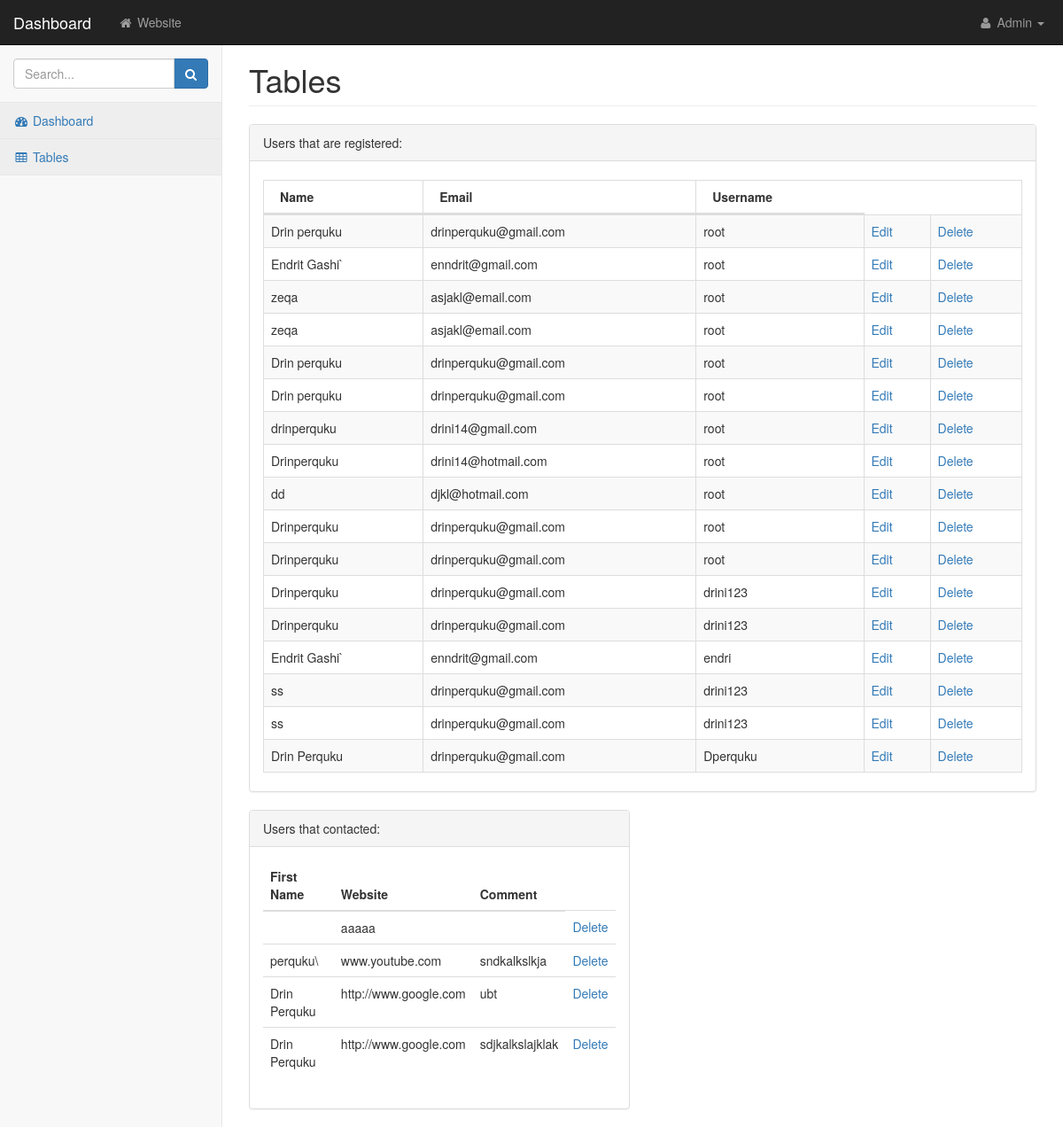
The page /pages/tables.php on the database its author committed.
### tables this page shows
CREATE TABLE `userat` (
  `id` int(11) NOT NULL,
  `Username` varchar(255) NOT NULL,
  `name` varchar(255) DEFAULT NULL,
  `email` varchar(255) DEFAULT NULL,
  `password` varchar(130) DEFAULT NULL
);

CREATE TABLE `contact` (
  `id` int(11) NOT NULL,
  `first_name` varchar(255) DEFAULT NULL,
  `last_name` varchar(255) NOT NULL,
  `email` varchar(255) DEFAULT NULL,
  `website` varchar(300) DEFAULT NULL,
  `hosting` varchar(30) DEFAULT NULL,
  `comment` varchar(400) DEFAULT NULL
);

### pages/tables.php (the view, shortened to what this page needs)
<?php
   require '../inc/connect.php';
   $query = $conn->query('SELECT * FROM userat');
      $users = $query->fetchAll();
$query = $conn->query('SELECT * FROM contact');
      $contact = $query->fetchAll();
   ?>
<!DOCTYPE html>
<html lang="en">
   <head>
      <link href="../css/bootstrap.min.css" rel="stylesheet">
      <link href="../css/metisMenu.min.css" rel="stylesheet">
      <link href="../css/dataTables/dataTables.bootstrap.css" rel="stylesheet">
      <link href="../css/dataTables/dataTables.responsive.css" rel="stylesheet">
      <link href="../css/startmin.css" rel="stylesheet">
      <link href="../css/font-awesome.min.css" rel="stylesheet" type="text/css">
   </head>
   <body>
      <div id="wrapper">
      <nav class="navbar navbar-inverse navbar-fixed-top" role="navigation">
                <div class="navbar-header">
                    <a class="navbar-brand" href="dashboard.php">Dashboard</a>
                </div>
                <ul class="nav navbar-nav navbar-left navbar-top-links">
                    <li><a href="../index2.php"><i class="fa fa-home fa-fw"></i> Website</a></li>
                </ul>
                <ul class="nav navbar-right navbar-top-links">
                    <li class="dropdown">
                        <a class="dropdown-toggle" data-toggle="dropdown" href="#">
                            <i class="fa fa-user fa-fw"></i> Admin <b class="caret"></b>
                        </a>
                    </li>
                </ul>
                <div class="navbar-default sidebar" role="navigation">
                    <div class="sidebar-nav navbar-collapse">
                        <ul class="nav" id="side-menu">
                            <li class="sidebar-search">
                                <div class="input-group custom-search-form">
                                    <input type="text" class="form-control" placeholder="Search...">
                                    <span class="input-group-btn">
                                        <button class="btn btn-primary" type="button">
                                            <i class="fa fa-search"></i>
                                        </button>
                                </span>
                                </div>
                            </li>
                            <li>
                                <a href="dashboard.php" class="active"><i class="fa fa-dashboard fa-fw"></i> Dashboard</a>
                            </li>
                            <li>
                                <a href="tables.php"><i class="fa fa-table fa-fw"></i> Tables</a>
                            </li>
                        </ul>
                    </div>
                </div>
            </nav>
      <div id="page-wrapper">
         <div class="row">
            <div class="col-lg-12">
               <h1 class="page-header">Tables</h1>
            </div>
         </div>
         <div class="row">
            <div class="col-lg-12">
               <div class="panel panel-default">
                  <div class="panel-heading">
                     Users that are registered:
                  </div>
                  <div class="panel-body">
                     <div class="dataTable_wrapper">
                        <table class="table table-striped table-bordered table-hover" id="dataTables-example">
                           <thead>
                              <tr>
                                 <th>Name </th>
                                 <th>Email</th>
                                 <th>Username</th>
                              </tr>
                           </thead>
                           <tbody>
                              <?php foreach($users as $user): ?>
                              <tr>
                                 <td><?php echo $user['name']; ?></td>
                                 <td><?php echo $user['email']; ?></td>
                                 <td><?php echo $user['Username']; ?></td>
                                 <td><a href="../pages/edit_user.php?id=<?php echo $user['id']; ?>">Edit</a></td>
                                 <td><a href="../pages/delete_user.php?id=<?php echo $user['id']; ?>">Delete</a></td>
                              </tr>
                              <?php endforeach; ?>
                           </tbody>
                        </table>
                     </div>
                  </div>
               </div>
            </div>
         </div>
         <div class="row">
            <div class="col-lg-6">
               <div class="panel panel-default">
                  <div class="panel-heading">
                     Users that contacted:
                  </div>
                  <div class="panel-body">
                     <div class="table-responsive">
                        <table class="table table-hover">
                           <thead>
                              <tr>
                                 <th>First Name</th>
                                 <th>Website</th>
                                 <th>Comment</th>
                              </tr>
                           </thead>
                           <tbody>
                            <?php
                                 foreach($contact as $user): ?>
                              <tr>
                                 <td><?php echo $user['first_name']; ?></td>
                                 <td><?php echo $user['website']; ?></td>
                                 <td><?php echo $user['comment']; ?></td>
                                 <td><a href="../pages/delete_user1.php?id=<?php echo $user['id']; ?>">Delete</a></td>
                                   <?php endforeach; ?>
                              </tr>
                           </tbody>
                        </table>
                     </div>
                  </div>
               </div>
            </div>
         </div>
      </div>
  </div>
   </body>
</html>

### css/startmin.css (style rules this page uses)
body { background-color: #f8f8f8; }
#wrapper { width: 100%; }
#page-wrapper { padding: 30px 15px 0 15px; min-height: 568px; background-color: #fff; }
@media (min-width:768px) { #page-wrapper { position: inherit; margin-left: 250px; padding: 30px 30px 0 30px; border-left: 1px solid #e7e7e7; } }
.navbar-header { float: left; }
.navbar-left { float: left; }
.navbar-right { text-align: right; }
.navbar-top-links { margin: 0; }
.navbar-top-links li { display: inline-block; }
.navbar-top-links li:last-child { margin-right: 6px; }
.navbar-top-links li a { padding: 15px; min-height: 50px; }
.navbar-top-links>li>a { color: #999; }
.sidebar .sidebar-nav.navbar-collapse { padding-right: 0; padding-left: 0; }
.sidebar .sidebar-search { padding: 15px; }
.sidebar ul li { border-bottom: 1px solid #e7e7e7; }
.sidebar ul li a.active { background-color: #eee; }
@media (min-width:768px) { .sidebar { z-index: 1; position: absolute; width: 250px; margin-top: 51px; } }

### rows shown on the page
userat: name "Drin perquku", email "drinperquku@gmail.com", Username "root"
userat: name "Endrit Gashi`", email "enndrit@gmail.com", Username "root"
userat: name "zeqa", email "asjakl@email.com", Username "root"
userat: name "zeqa", email "asjakl@email.com", Username "root"
userat: name "Drin perquku", email "drinperquku@gmail.com", Username "root"
userat: name "Drin perquku", email "drinperquku@gmail.com", Username "root"
userat: name "drinperquku", email "drini14@gmail.com", Username "root"
userat: name "Drinperquku", email "drini14@hotmail.com", Username "root"
userat: name "dd", email "djkl@hotmail.com", Username "root"
userat: name "Drinperquku", email "drinperquku@gmail.com", Username "root"
userat: name "Drinperquku", email "drinperquku@gmail.com", Username "root"
userat: name "Drinperquku", email "drinperquku@gmail.com", Username "drini123"
userat: name "Drinperquku", email "drinperquku@gmail.com", Username "drini123"
userat: name "Endrit Gashi`", email "enndrit@gmail.com", Username "endri"
userat: name "ss", email "drinperquku@gmail.com", Username "drini123"
userat: name "ss", email "drinperquku@gmail.com", Username "drini123"
userat: name "Drin Perquku", email "drinperquku@gmail.com", Username "Dperquku"
contact: website "aaaaa"
contact: first_name "perquku\\", website "www.youtube.com", comment "sndkalkslkja"
contact: first_name "Drin Perquku", website "http://www.google.com", comment "ubt"
contact: first_name "Drin Perquku", website "http://www.google.com", comment "sdjkalkslajklak"
